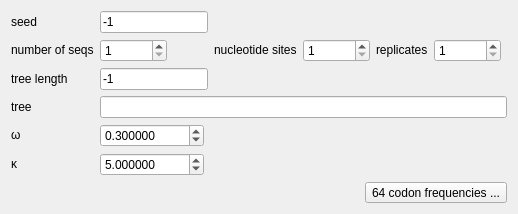
                  <widget class="QWidget" name="tab_2">
                   <attribute name="title">
                    <string>Codon</string>
                   </attribute>
                   <layout class="QGridLayout" name="gridLayout_33">
                    <item row="0" column="0">
                     <layout class="QGridLayout" name="gridLayout_12">
                      <item row="0" column="0">
                       <widget class="QLabel" name="label_101">
                        <property name="sizePolicy">
                         <sizepolicy hsizetype="Fixed" vsizetype="Fixed">
                          <horstretch>0</horstretch>
                          <verstretch>0</verstretch>
                         </sizepolicy>
                        </property>
                        <property name="text">
                         <string>seed</string>
                        </property>
                       </widget>
                      </item>
                      <item row="0" column="1">
                       <widget class="QLineEdit" name="lineEdit_33">
                        <property name="sizePolicy">
                         <sizepolicy hsizetype="Fixed" vsizetype="Fixed">
                          <horstretch>0</horstretch>
                          <verstretch>0</verstretch>
                         </sizepolicy>
                        </property>
                        <property name="text">
                         <string>-1</string>
                        </property>
                        <property name="dragEnabled">
                         <bool>true</bool>
                        </property>
                       </widget>
                      </item>
                      <item row="0" column="2" colspan="5">
                       <spacer name="horizontalSpacer_37">
                        <property name="orientation">
                         <enum>Qt::Horizontal</enum>
                        </property>
                        <property name="sizeHint" stdset="0">
                         <size>
                          <width>0</width>
                          <height>20</height>
                         </size>
                        </property>
                       </spacer>
                      </item>
                      <item row="1" column="0">
                       <widget class="QLabel" name="label_142">
                        <property name="sizePolicy">
                         <sizepolicy hsizetype="Fixed" vsizetype="Fixed">
                          <horstretch>0</horstretch>
                          <verstretch>0</verstretch>
                         </sizepolicy>
                        </property>
                        <property name="text">
                         <string>number of seqs</string>
                        </property>
                       </widget>
                      </item>
                      <item row="1" column="1">
                       <widget class="QSpinBox" name="spinBox_21">
                        <property name="sizePolicy">
                         <sizepolicy hsizetype="Fixed" vsizetype="Fixed">
                          <horstretch>0</horstretch>
                          <verstretch>0</verstretch>
                         </sizepolicy>
                        </property>
                        <property name="minimum">
                         <number>1</number>
                        </property>
                        <property name="maximum">
                         <number>99999999</number>
                        </property>
                        <property name="value">
                         <number>1</number>
                        </property>
                       </widget>
                      </item>
                      <item row="1" column="2">
                       <widget class="QLabel" name="label_100">
                        <property name="sizePolicy">
                         <sizepolicy hsizetype="Fixed" vsizetype="Fixed">
                          <horstretch>0</horstretch>
                          <verstretch>0</verstretch>
                         </sizepolicy>
                        </property>
                        <property name="text">
                         <string>nucleotide sites</string>
                        </property>
                       </widget>
                      </item>
                      <item row="1" column="3">
                       <widget class="QSpinBox" name="spinBox_22">
                        <property name="sizePolicy">
                         <sizepolicy hsizetype="Fixed" vsizetype="Fixed">
                          <horstretch>0</horstretch>
                          <verstretch>0</verstretch>
                         </sizepolicy>
                        </property>
                        <property name="minimum">
                         <number>1</number>
                        </property>
                        <property name="maximum">
                         <number>99999999</number>
                        </property>
                        <property name="value">
                         <number>1</number>
                        </property>
                       </widget>
                      </item>
                      <item row="1" column="4">
                       <widget class="QLabel" name="label_99">
                        <property name="sizePolicy">
                         <sizepolicy hsizetype="Fixed" vsizetype="Fixed">
                          <horstretch>0</horstretch>
                          <verstretch>0</verstretch>
                         </sizepolicy>
                        </property>
                        <property name="text">
                         <string>replicates</string>
                        </property>
                       </widget>
                      </item>
                      <item row="1" column="5">
                       <widget class="QSpinBox" name="spinBox_20">
                        <property name="sizePolicy">
                         <sizepolicy hsizetype="Fixed" vsizetype="Fixed">
                          <horstretch>0</horstretch>
                          <verstretch>0</verstretch>
                         </sizepolicy>
                        </property>
                        <property name="minimum">
                         <number>1</number>
                        </property>
                        <property name="maximum">
                         <number>99999999</number>
                        </property>
                        <property name="value">
                         <number>1</number>
                        </property>
                       </widget>
                      </item>
                      <item row="1" column="6">
                       <spacer name="horizontalSpacer_36">
                        <property name="orientation">
                         <enum>Qt::Horizontal</enum>
                        </property>
                        <property name="sizeHint" stdset="0">
                         <size>
                          <width>0</width>
                          <height>20</height>
                         </size>
                        </property>
                       </spacer>
                      </item>
                      <item row="2" column="0">
                       <widget class="QLabel" name="label_140">
                        <property name="sizePolicy">
                         <sizepolicy hsizetype="Fixed" vsizetype="Fixed">
                          <horstretch>0</horstretch>
                          <verstretch>0</verstretch>
                         </sizepolicy>
                        </property>
                        <property name="text">
                         <string>tree length</string>
                        </property>
                       </widget>
                      </item>
                      <item row="2" column="1">
                       <widget class="QLineEdit" name="lineEdit_32">
                        <property name="sizePolicy">
                         <sizepolicy hsizetype="Fixed" vsizetype="Fixed">
                          <horstretch>0</horstretch>
                          <verstretch>0</verstretch>
                         </sizepolicy>
                        </property>
                        <property name="text">
                         <string>-1</string>
                        </property>
                        <property name="dragEnabled">
                         <bool>true</bool>
                        </property>
                       </widget>
                      </item>
                      <item row="2" column="2" colspan="5">
                       <spacer name="horizontalSpacer_38">
                        <property name="orientation">
                         <enum>Qt::Horizontal</enum>
                        </property>
                        <property name="sizeHint" stdset="0">
                         <size>
                          <width>0</width>
                          <height>20</height>
                         </size>
                        </property>
                       </spacer>
                      </item>
                      <item row="3" column="0">
                       <widget class="QLabel" name="label_141">
                        <property name="sizePolicy">
                         <sizepolicy hsizetype="Fixed" vsizetype="Fixed">
                          <horstretch>0</horstretch>
                          <verstretch>0</verstretch>
                         </sizepolicy>
                        </property>
                        <property name="text">
                         <string>tree</string>
                        </property>
                       </widget>
                      </item>
                      <item row="3" column="1" colspan="6">
                       <widget class="QLineEdit" name="lineEdit_34">
                        <property name="text">
                         <string/>
                        </property>
                        <property name="dragEnabled">
                         <bool>true</bool>
                        </property>
                       </widget>
                      </item>
                      <item row="4" column="0">
                       <widget class="QLabel" name="label_145">
                        <property name="sizePolicy">
                         <sizepolicy hsizetype="Fixed" vsizetype="Fixed">
                          <horstretch>0</horstretch>
                          <verstretch>0</verstretch>
                         </sizepolicy>
                        </property>
                        <property name="text">
                         <string>ω</string>
                        </property>
                       </widget>
                      </item>
                      <item row="4" column="1">
                       <widget class="QDoubleSpinBox" name="doubleSpinBox_39">
                        <property name="sizePolicy">
                         <sizepolicy hsizetype="Fixed" vsizetype="Fixed">
                          <horstretch>0</horstretch>
                          <verstretch>0</verstretch>
                         </sizepolicy>
                        </property>
                        <property name="decimals">
                         <number>6</number>
                        </property>
                        <property name="maximum">
                         <double>99999.999999000006937</double>
                        </property>
                        <property name="singleStep">
                         <double>0.100000000000000</double>
                        </property>
                        <property name="value">
                         <double>0.300000000000000</double>
                        </property>
                       </widget>
                      </item>
                      <item row="4" column="2" colspan="5">
                       <spacer name="horizontalSpacer_39">
                        <property name="orientation">
                         <enum>Qt::Horizontal</enum>
                        </property>
                        <property name="sizeHint" stdset="0">
                         <size>
                          <width>0</width>
                          <height>20</height>
                         </size>
                        </property>
                       </spacer>
                      </item>
                      <item row="5" column="0">
                       <widget class="QLabel" name="label_144">
                        <property name="sizePolicy">
                         <sizepolicy hsizetype="Fixed" vsizetype="Fixed">
                          <horstretch>0</horstretch>
                          <verstretch>0</verstretch>
                         </sizepolicy>
                        </property>
                        <property name="text">
                         <string>κ</string>
                        </property>
                       </widget>
                      </item>
                      <item row="5" column="1">
                       <widget class="QDoubleSpinBox" name="doubleSpinBox_40">
                        <property name="sizePolicy">
                         <sizepolicy hsizetype="Fixed" vsizetype="Fixed">
                          <horstretch>0</horstretch>
                          <verstretch>0</verstretch>
                         </sizepolicy>
                        </property>
                        <property name="decimals">
                         <number>6</number>
                        </property>
                        <property name="maximum">
                         <double>99999.999999000006937</double>
                        </property>
                        <property name="singleStep">
                         <double>0.100000000000000</double>
                        </property>
                        <property name="value">
                         <double>5.000000000000000</double>
                        </property>
                       </widget>
                      </item>
                      <item row="5" column="2" colspan="5">
                       <spacer name="horizontalSpacer_40">
                        <property name="orientation">
                         <enum>Qt::Horizontal</enum>
                        </property>
                        <property name="sizeHint" stdset="0">
                         <size>
                          <width>0</width>
                          <height>20</height>
                         </size>
                        </property>
                       </spacer>
                      </item>
                      <item row="6" column="0" colspan="7">
                       <layout class="QHBoxLayout" name="horizontalLayout_23">
                        <item>
                         <spacer name="horizontalSpacer_47">
                          <property name="orientation">
                           <enum>Qt::Horizontal</enum>
                          </property>
                          <property name="sizeHint" stdset="0">
                           <size>
                            <width>0</width>
                            <height>20</height>
                           </size>
                          </property>
                         </spacer>
                        </item>
                        <item>
                         <widget class="QToolButton" name="toolButton_9">
                          <property name="text">
                           <string>64 codon frequencies ...</string>
                          </property>
                         </widget>
                        </item>
                       </layout>
                      </item>
                     </layout>
                    </item>
                   </layout>
                  </widget>
